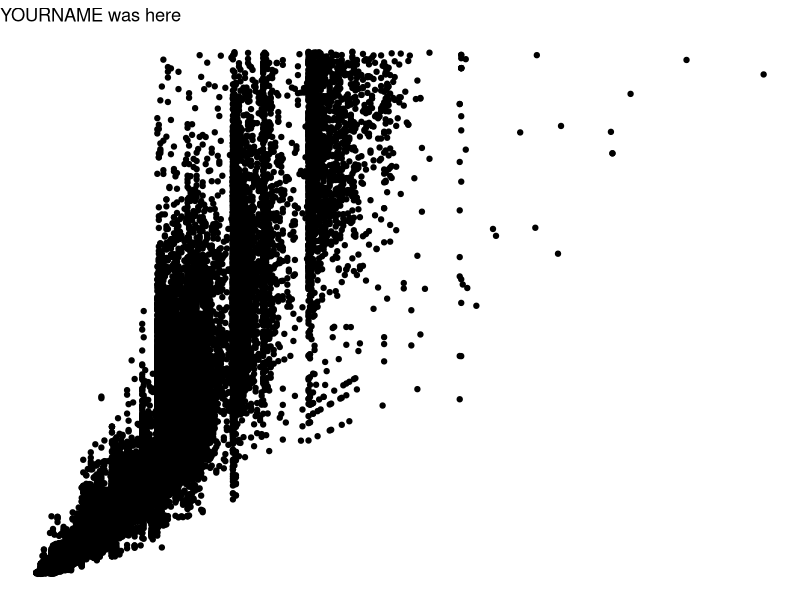
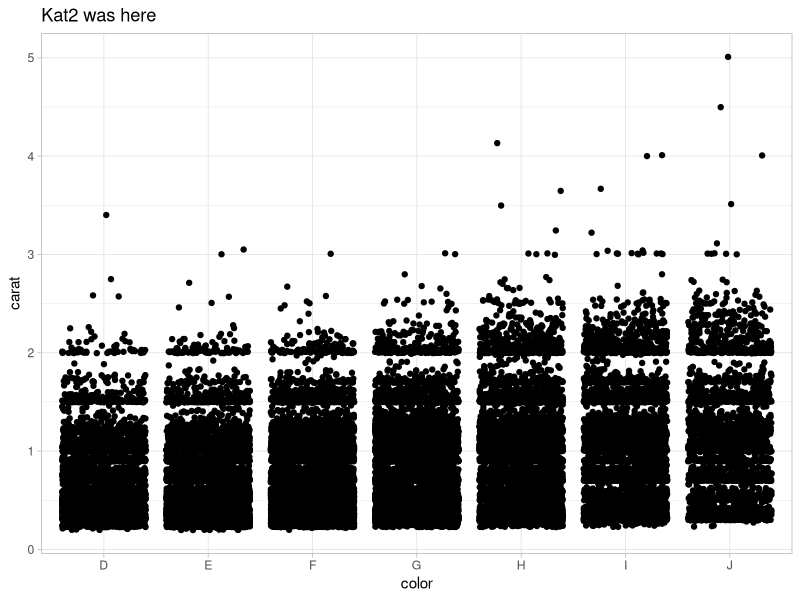
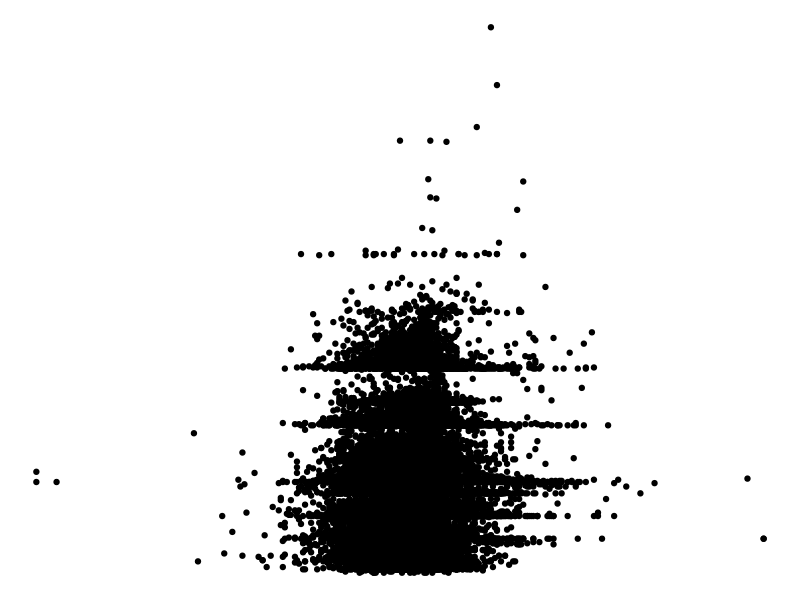

These charts were generated, in order, by the following R code:
## ---- chunk 1
knitr::opts_chunk$set(echo = TRUE)
library(tidyverse)
## ---- chunk 2
# Partner 1: 
# Run the code below to see the original graph
# Change the code below to make the point color change based on 'cut', and update the theme to theme_bw(). Update the title to include your first name. 

ggplot(data = diamonds, aes(x = carat, y = price)) +
  geom_point() +
  theme_void() +
  labs(title = "YOURNAME was here")
## ---- chunk 3
# Partner 2: 
# Run the code below to see the original graph
# Change the code below to make the geom a geom_jitter, and update the theme to theme_light. Update the title to include your first name. 

ggplot(data = diamonds, aes(x = color, y = carat)) +
  geom_jitter() +
  theme_light() +
  labs(title = "Kat2 was here")
## ---- chunk 4
ggplot(data = diamonds, aes(x = depth, y = carat)) +
  geom_point() +
  theme_void()
## ---- chunk 5

